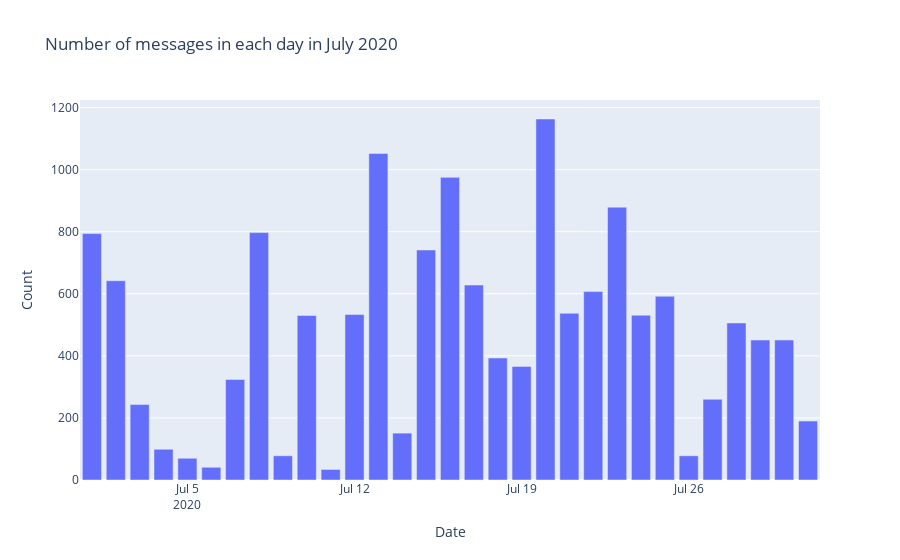

Notebook cell for this chart:
### Code cell
#number of messages/day
date = pd.DataFrame(thang7['Date'].value_counts()).reset_index()
date.sort_values('index')

date = date.rename(columns={'index':'Date','Date':'Count'})
px.bar(date,y='Count',x='Date',title='Number of messages in each day in July 2020')

### Figure 1 — Plotly figure (JSON) as saved in the notebook; plotly's stock layout.template omitted (floating-point values rounded to 4 significant figures)
{"data": [{"alignmentgroup": "True", "hovertemplate": "Date=%{x}<br>Count=%{y}<extra></extra>", "legendgroup": "", "marker": {"color": "#636efa"}, "name": "", "offsetgroup": "", "orientation": "v", "showlegend": false, "textposition": "auto", "type": "bar", "x": ["2020-07-20", "2020-07-13", "2020-07-16", "2020-07-23", "2020-07-08", "2020-07-01", "2020-07-15", "2020-07-02", "2020-07-17", "2020-07-22", "2020-07-25", "2020-07-21", "2020-07-12", "2020-07-24", "2020-07-10", "2020-07-28", "2020-07-30", "2020-07-29", "2020-07-18", "2020-07-19", "2020-07-07", "2020-07-27", "2020-07-03", "2020-07-31", "2020-07-14", "2020-07-04", "2020-07-09", "2020-07-26", "2020-07-05", "2020-07-06", "2020-07-11"], "xaxis": "x", "y": [1163, 1052, 975, 879, 797, 794, 741, 642, 628, 607, 592, 537, 533, 531, 530, 506, 451, 451, 393, 366, 324, 260, 243, 190, 151, 99, 78, 78, 70, 41, 34], "yaxis": "y"}], "layout": {"barmode": "relative", "legend": {"tracegroupgap": 0}, "title": {"text": "Number of messages in each day in July 2020"}, "xaxis": {"anchor": "y", "domain": [0, 1], "title": {"text": "Date"}}, "yaxis": {"anchor": "x", "domain": [0, 1], "title": {"text": "Count"}}}}
